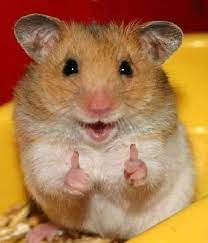
#> input picture image_data/opencv/image.jpeg, 208 x 243 px
$ python 04_size.py
#> lines starting #> are read from the running program, lines starting #| are printed output that depends on the picture
import cv2
import os

# 이미지 열기
path = os.path.abspath(os.path.dirname(__file__))
file_name = "image.jpeg"
img_file = os.path.join(path, file_name)

img = cv2.imread(img_file)
#> img is the input picture: shape (243, 208, 3); mean B, G, R 75.8, 121.2, 171.1


resize1 = cv2.resize(img, dsize=(500, 1000), interpolation=cv2.INTER_AREA)
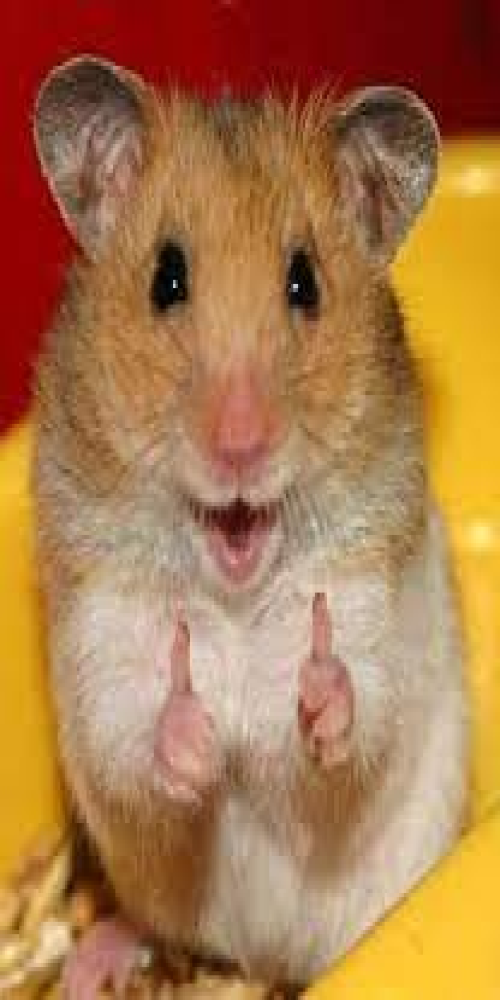
#> resize1: shape (1000, 500, 3); mean B, G, R 75.8, 121.2, 171.1
resize2 = cv2.resize(img, dsize=(0, 0), fx=7, fy=3, interpolation=cv2.INTER_LINEAR)
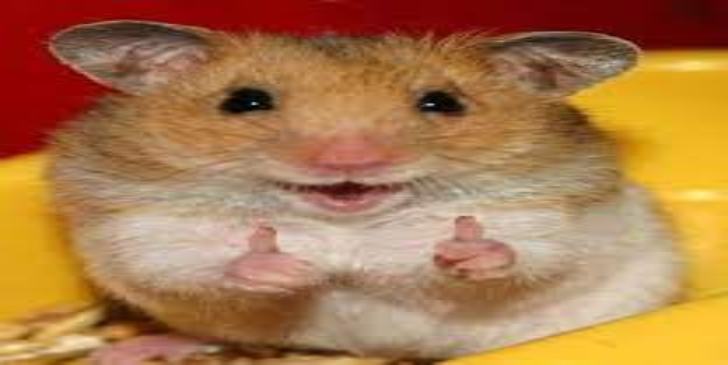
#> resize2: shape (729, 1456, 3) (shown at 1/2 size); mean B, G, R 75.7, 121.1, 171

cv2.imshow("original", img)
cv2.imshow("resize1", resize1)
cv2.imshow("resize2", resize2)
cv2.waitKey()
cv2.destroyAllWindows()
